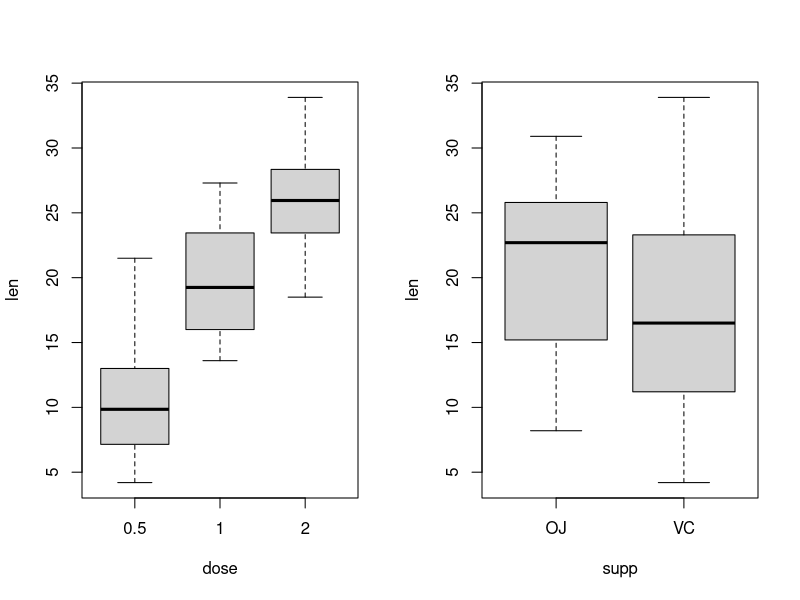

The R script that drew this image:
## ---- chunk 1
    library(datasets)
    library(reshape2)
    data(ToothGrowth)
## ---- chunk 2
    summary(ToothGrowth)
    unique(ToothGrowth$dose)
    unique(ToothGrowth$supp)
## ---- chunk 3
    par(mfrow=c(1,2))
    with(ToothGrowth,boxplot(len ~ dose))
    with(ToothGrowth,boxplot(len ~ supp))
    par(mfrow=c(1,1))
## ---- chunk 4
ToothGrowth$subject <- rep(1:10,6)
wideTG <- dcast(ToothGrowth,supp + subject ~ dose, value.var = "len")
colnames(wideTG)[3:5] <- c("HALF","ONE","TWO")
wideTGOJ <- subset(wideTG, supp=="OJ")
wideTGVC <- subset(wideTG, supp=="VC")
## ---- chunk 5
t.test(x=wideTGOJ$HALF,y=wideTGVC$HALF,paired=TRUE,var.equal=FALSE)
## ---- chunk 6
t.test(x=wideTGOJ$ONE,y=wideTGVC$ONE,paired=TRUE,var.equal=FALSE)
## ---- chunk 7
t.test(x=wideTGOJ$TWO,y=wideTGVC$TWO,paired=TRUE,var.equal=FALSE)
